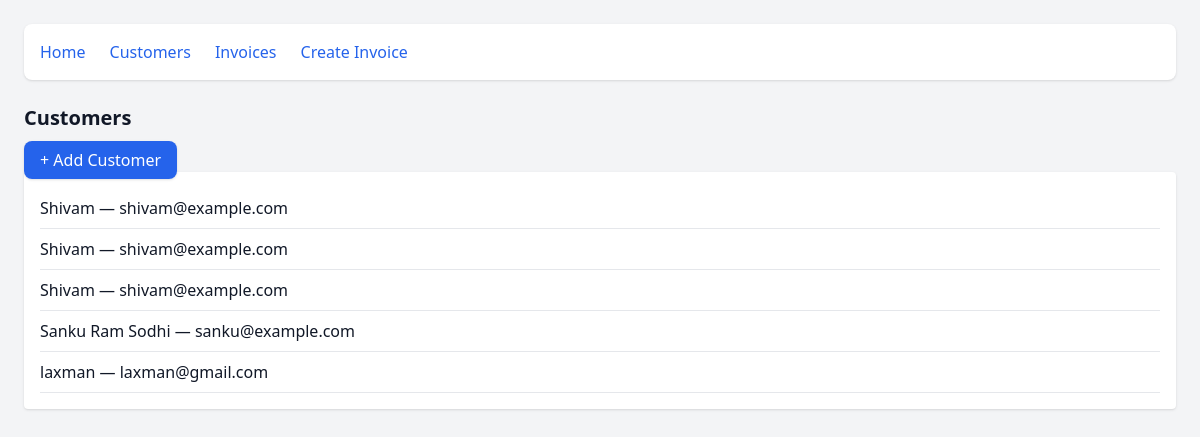
The app's page /customers (signed in) with its own data.
### app.py (models this page shows)
class BaseModel(Model):
    class Meta:
        database = db

class Customer(BaseModel):
    name = CharField()
    email = CharField()

### app.py (the view)
@app.route('/customers')
@login_required
def customers_page():
    customers = Customer.select()
    return render_template('customers.html', customers=customers)

### app.py (called while the page is built)
@login_manager.user_loader
def load_user(user_id):
    return User.get_or_none(User.id == int(user_id))

### templates/customers.html
{% extends "layout.html" %}
{% block content %}
<h1 class="text-xl font-bold mb-4">Customers</h1>
<a href="{{ url_for('new_customer') }}"
   class="inline-block bg-blue-600 hover:bg-blue-700 text-white font-semibold px-4 py-2 rounded-lg shadow">
   + Add Customer
</a>
<ul class="bg-white rounded shadow p-4">
  {% for cust in customers %}
    <li class="py-2 border-b">{{ cust.name }} — {{ cust.email }}</li>
  {% else %}
    <li class="py-2">No customers found.</li>
  {% endfor %}
</ul>
{% endblock %}

### static/styles.css (style rules this page uses)
html, :host { line-height: 1.5; -webkit-text-size-adjust: 100%; -moz-tab-size: 4; -o-tab-size: 4; tab-size: 4; font-family: ui-sans-serif, system-ui, sans-serif, "Apple Color Emoji", "Segoe UI Emoji", "Segoe UI Symbol", "Noto Color Emoji"; font-feature-settings: normal; font-variation-settings: normal; -webkit-tap-highlight-color: transparent; }
body { margin: 0; line-height: inherit; }
h1, h2, h3, h4, h5, h6 { font-size: inherit; font-weight: inherit; }
a { color: inherit; text-decoration: inherit; }
blockquote, dl, dd, h1, h2, h3, h4, h5, h6, hr, figure, p, pre { margin: 0; }
ol, ul, menu { list-style: none; margin: 0; padding: 0; }
.mb-4 { margin-bottom: 1rem; }
.rounded { border-radius: 0.25rem; }
.rounded-lg { border-radius: 0.5rem; }
.border-b { border-bottom-width: 1px; }
.bg-blue-600 { --tw-bg-opacity: 1; background-color: rgb(37 99 235 / var(--tw-bg-opacity, 1)); }
.bg-gray-100 { --tw-bg-opacity: 1; background-color: rgb(243 244 246 / var(--tw-bg-opacity, 1)); }
.bg-white { --tw-bg-opacity: 1; background-color: rgb(255 255 255 / var(--tw-bg-opacity, 1)); }
.p-4 { padding: 1rem; }
.p-6 { padding: 1.5rem; }
.px-4 { padding-left: 1rem; padding-right: 1rem; }
.py-2 { padding-top: 0.5rem; padding-bottom: 0.5rem; }
.text-xl { font-size: 1.25rem; line-height: 1.75rem; }
.font-bold { font-weight: 700; }
.text-gray-900 { --tw-text-opacity: 1; color: rgb(17 24 39 / var(--tw-text-opacity, 1)); }
.text-white { --tw-text-opacity: 1; color: rgb(255 255 255 / var(--tw-text-opacity, 1)); }
.shadow { --tw-shadow: 0 1px 3px 0 rgb(0 0 0 / 0.1), 0 1px 2px -1px rgb(0 0 0 / 0.1); --tw-shadow-colored: 0 1px 3px 0 var(--tw-shadow-color), 0 1px 2px -1px var(--tw-shadow-color); box-shadow: var(--tw-ring-offset-shadow, 0 0 #0000), var(--tw-ring-shadow, 0 0 #0000), var(--tw-shadow); }

### records on screen
Customer: name "Shivam", email "shivam@example.com"
Customer: name "Shivam", email "shivam@example.com"
Customer: name "Shivam", email "shivam@example.com"
Customer: name "Sanku Ram Sodhi", email "sanku@example.com"
Customer: name "laxman", email "laxman@gmail.com"
